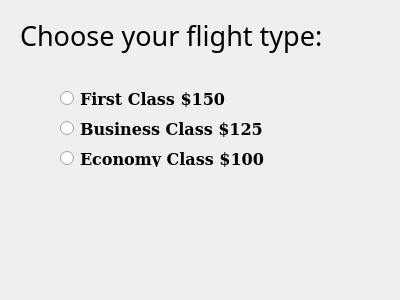
<?xml version="1.0" encoding="UTF-8"?>
<ui version="4.0">
 <class>Dialog</class>
 <widget class="QDialog" name="Dialog">
  <property name="geometry">
   <rect>
    <x>0</x>
    <y>0</y>
    <width>400</width>
    <height>300</height>
   </rect>
  </property>
  <property name="windowTitle">
   <string>Dialog</string>
  </property>
  <widget class="QLabel" name="lblPrompt">
   <property name="geometry">
    <rect>
     <x>20</x>
     <y>10</y>
     <width>361</width>
     <height>51</height>
    </rect>
   </property>
   <property name="font">
    <font>
     <family>Mali Medium</family>
     <pointsize>20</pointsize>
    </font>
   </property>
   <property name="text">
    <string>Choose your flight type:</string>
   </property>
  </widget>
  <widget class="QLabel" name="lblFare">
   <property name="geometry">
    <rect>
     <x>10</x>
     <y>210</y>
     <width>381</width>
     <height>81</height>
    </rect>
   </property>
   <property name="font">
    <font>
     <family>Mali Medium</family>
     <pointsize>20</pointsize>
    </font>
   </property>
   <property name="text">
    <string/>
   </property>
  </widget>
  <widget class="QRadioButton" name="radioFirst">
   <property name="geometry">
    <rect>
     <x>60</x>
     <y>90</y>
     <width>181</width>
     <height>17</height>
    </rect>
   </property>
   <property name="font">
    <font>
     <family>DejaVu Serif</family>
     <pointsize>12</pointsize>
     <weight>75</weight>
     <bold>true</bold>
    </font>
   </property>
   <property name="text">
    <string>First Class $150</string>
   </property>
  </widget>
  <widget class="QRadioButton" name="radioBusiness">
   <property name="geometry">
    <rect>
     <x>60</x>
     <y>120</y>
     <width>221</width>
     <height>17</height>
    </rect>
   </property>
   <property name="font">
    <font>
     <family>DejaVu Serif</family>
     <pointsize>12</pointsize>
     <weight>75</weight>
     <bold>true</bold>
    </font>
   </property>
   <property name="text">
    <string>Business Class $125</string>
   </property>
  </widget>
  <widget class="QRadioButton" name="radioEcono">
   <property name="geometry">
    <rect>
     <x>60</x>
     <y>150</y>
     <width>221</width>
     <height>17</height>
    </rect>
   </property>
   <property name="font">
    <font>
     <family>DejaVu Serif</family>
     <pointsize>12</pointsize>
     <weight>75</weight>
     <bold>true</bold>
    </font>
   </property>
   <property name="text">
    <string>Economy Class $100</string>
   </property>
  </widget>
 </widget>
 <resources/>
 <connections/>
</ui>
